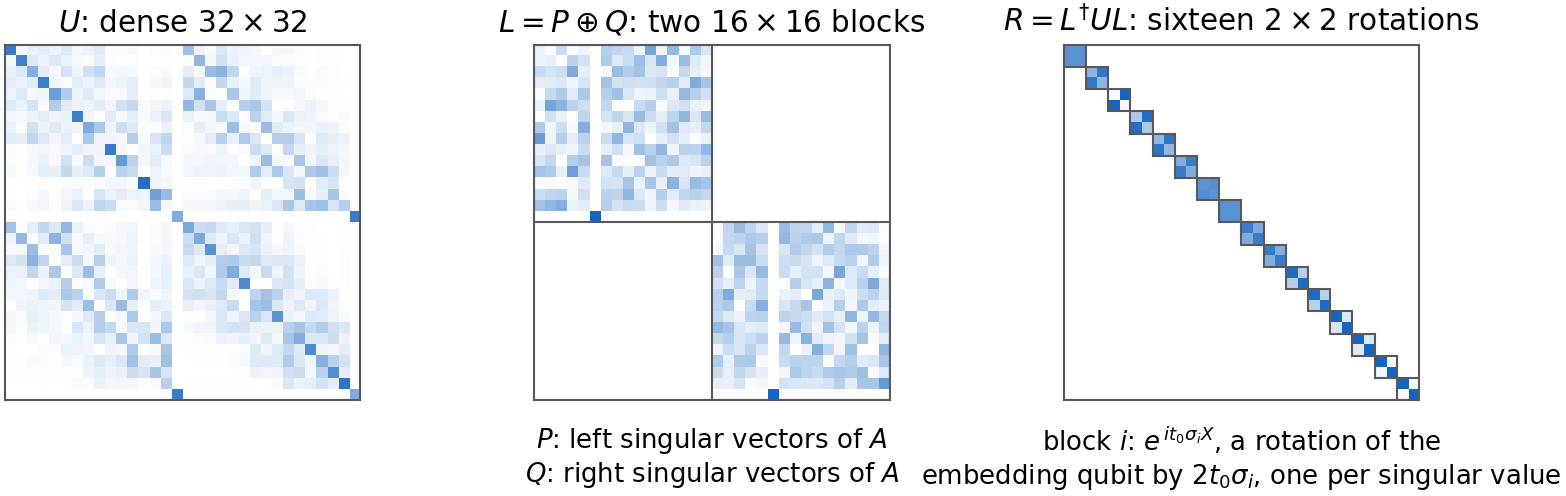

The Python source for this figure:
"""Figure: |U|, |L| and |R = L^T U L| for the nelem-5 step-0 HHL circuit.

U = exp(i A^H t0) is recovered from LuGo's first QPE block (cached block
unitaries of tmp/lugo-qpy-depth-ideas), A^H = [[0, A], [A^T, 0]] from its matrix
log. L = P (+) Q from the SVD A = P S Q^T. In L's basis U falls apart into 16
independent 2 x 2 rotations, one per singular pair (p_i, q_i); R is shown with
rows and columns grouped by pair (embedding qubit as the fastest index) so the
blocks sit on the diagonal. Checks each block against
[[cos t0 s_i, i sin t0 s_i], [i sin t0 s_i, cos t0 s_i]].
Drawn at the AIAA text width (6.5 in); include at width=\\textwidth.
CLI: l_r_structure.py <out stem>   (writes <stem>.pdf and <stem>.png)
"""

import sys
from pathlib import Path

import matplotlib.pyplot as plt
import numpy as np
import scipy.linalg as sla
from matplotlib.colors import LinearSegmentedColormap

BLOCKS = Path("/Users/agallojr/proj/src/research-notes/bus/spaces/tmp/"
              "lugo-qpy-depth-ideas/blocks_nelem5.npz")
BLUE = "#1565c0"  # the R colour of qpe_three_ways.py
FS_TITLE, FS_LABEL = 8.5, 7.5


def strip_control(m: np.ndarray, nb: int) -> np.ndarray:
    n = nb + 1
    for c in range(n):
        i0 = [i for i in range(2 ** n) if not (i >> c) & 1]
        i1 = [i for i in range(2 ** n) if (i >> c) & 1]
        if np.allclose(m[np.ix_(i0, i0)], np.eye(2 ** nb), atol=1e-9):
            return m[np.ix_(i1, i1)]
    raise ValueError("no control qubit")


def matrices():
    z = np.load(BLOCKS, allow_pickle=True)
    u = strip_control(z["mats"][0], int(z["nb"]))
    h = -1j * sla.logm(u)
    h = ((h + h.conj().T) / 2).real  # A^H t0, real symmetric
    n = h.shape[0] // 2
    p, s, qt = np.linalg.svd(h[:n, n:])
    lm = sla.block_diag(p, qt.T)
    r = lm.T @ u @ lm
    perm = [k // 2 + (k % 2) * n for k in range(2 * n)]  # 2 s + e <- s + n e
    rp = r[np.ix_(perm, perm)]
    # checks: R has only pair couplings, each block is exp(i s_i X)
    mask = np.zeros_like(rp, dtype=bool)
    for i in range(n):
        mask[2 * i:2 * i + 2, 2 * i:2 * i + 2] = True
    off = np.abs(rp[~mask]).max()
    blk = max(np.abs(rp[2 * i:2 * i + 2, 2 * i:2 * i + 2]
                     - np.array([[np.cos(s[i]), 1j * np.sin(s[i])],
                                 [1j * np.sin(s[i]), np.cos(s[i])]])).max()
              for i in range(n))
    print(f"|U - L R L^T| max {np.abs(u - lm @ r @ lm.T).max():.1e}; "
          f"R off-block max {off:.1e}; block vs rotation max {blk:.1e}")
    return u, lm, rp


def panel(ax, m, title, blocks) -> None:
    cmap = LinearSegmentedColormap.from_list("w2b", ["white", BLUE])
    ax.imshow(np.abs(m), cmap=cmap, vmin=0, vmax=1, interpolation="nearest")
    d = m.shape[0]
    for b in blocks:  # outline the nonzero blocks
        r0, size = b
        ax.add_patch(plt.Rectangle((r0 - 0.5, r0 - 0.5), size, size,
                                   fill=False, ec="0.35", lw=0.6))
    ax.set_xticks([])
    ax.set_yticks([])
    for sp in ax.spines.values():
        sp.set_color("0.35")
        sp.set_linewidth(0.6)
    ax.set_xlim(-0.5, d - 0.5)
    ax.set_ylim(d - 0.5, -0.5)
    ax.set_title(title, fontsize=FS_TITLE, pad=4)


def main(stem: str) -> None:
    u, lm, rp = matrices()
    fig, axs = plt.subplots(1, 3, figsize=(6.5, 2.55))
    panel(axs[0], u, "$U$: dense $32\\times32$", [])
    panel(axs[1], lm, "$L = P \\oplus Q$: two $16\\times16$ blocks",
          [(0, 16), (16, 16)])
    panel(axs[2], rp, "$R = L^{\\dagger}UL$: sixteen $2\\times2$ rotations",
          [(2 * i, 2) for i in range(16)])
    axs[1].text(0.5, -0.07, "$P$: left singular vectors of $A$\n"
                "$Q$: right singular vectors of $A$",
                transform=axs[1].transAxes, ha="center", va="top",
                fontsize=FS_LABEL)
    axs[2].text(0.5, -0.07, "block $i$: $e^{\\,i t_0 \\sigma_i X}$, a rotation "
                "of the\nembedding qubit by $2 t_0 \\sigma_i$, one per "
                "singular value",
                transform=axs[2].transAxes, ha="center", va="top",
                fontsize=FS_LABEL)
    fig.tight_layout(w_pad=1.0)
    for ext in ("pdf", "png"):
        fig.savefig(f"{stem}.{ext}", dpi=250, bbox_inches="tight",
                    pad_inches=0.02)
        print("wrote", f"{stem}.{ext}")


if __name__ == "__main__":
    main(sys.argv[1] if len(sys.argv) > 1 else "l_r_structure")
